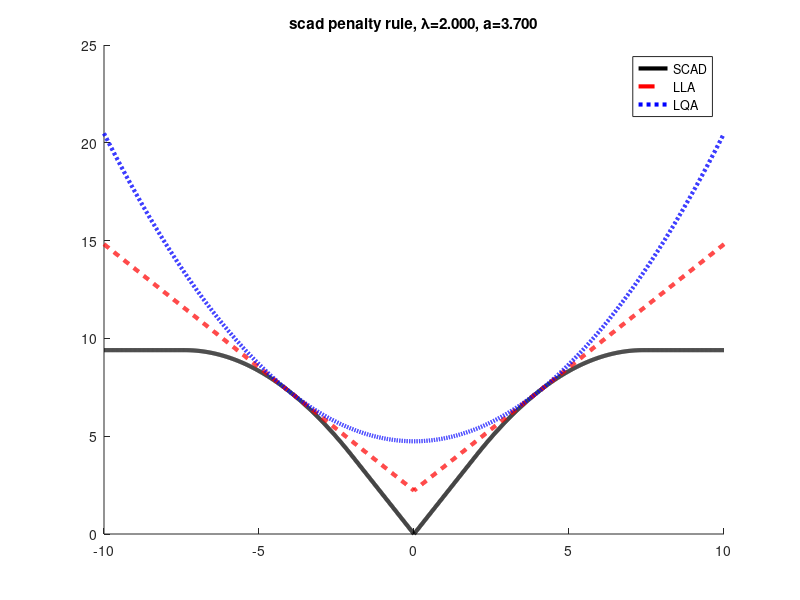

This figure's MATLAB source: (Note: this script raises an error after producing the figure.)
function scadPlot()

z = -10:0.01:10;
a = 3.7; lambda = 2;

if 0
% Reproduce fig 1c of Fan & Li 2001
p = penalty(z, a, lambda);
figure;
plot(z, p, 'k-', 'linewidth', 3);
title(sprintf('scad penalty rule, %s=%5.3f, a=%5.3f', '\lambda', lambda, a))
printPmtkFigure('scadPenalty')
end

% LLA and LQA approximation - fig 1 of Zou & Li 2008
p = penalty(z, a, lambda);
figure; hold on
plot(z, p, 'k-', 'linewidth', 3);
pl = LLA(z, a, lambda, 4);
plot(z, pl, 'r--', 'linewidth', 3);
pq = LQA(z, a, lambda, 4);
plot(z, pq, 'b:', 'linewidth', 3);
title(sprintf('scad penalty rule, %s=%5.3f, a=%5.3f', '\lambda', lambda, a))
legend('SCAD', 'LLA', 'LQA')
printPmtkFigure('scadLLA')

if 0
% Reproduce fig 2c of Fan & Li 2001
z=-10:0.01:10;
theta = estimator(z, a, lambda);
figure;
plot(z, theta, 'k-', 'linewidth', 3);
hold on
plot(z, z, ':', 'linewidth', 2);
title(sprintf('scad thresholding rule, %s=%5.3f, a=%5.3f','\lambda', lambda, a))
printPmtkFigure('scadThreshold')
end

end

function th = estimator(z, a, lambda)
% equation 2.8 of their paper
th = zeros(size(z));
ndx = abs(z) <= 2*lambda;
zz = z(ndx);
th(ndx) = sign(zz).*soft(abs(zz) - lambda);

ndx = (abs(z) > 2*lambda) & (abs(z) <= a*lambda);
zz = z(ndx);
th(ndx) = ((a-1)*zz - sign(zz).*a*lambda)/(a-2);

ndx = abs(z)>a*lambda;
zz = z(ndx);
th(ndx) = zz;
end

function u = soft(x)
u = max(0,x);
end

function th=penalty(z, a, lambda)
% p612 of Clarke's book
th = zeros(size(z));
ndx = abs(z) <= lambda;
zz = z(ndx);
th(ndx) = lambda*abs(zz);

ndx = (abs(z) > lambda) & (abs(z) <= a*lambda);
zz = z(ndx);
th(ndx) = -(abs(zz).^2 - 2*a*lambda*abs(zz)+lambda^2)/(2*(a-1));

ndx = abs(z)>a*lambda;
th(ndx) = (a+1)*lambda^2/2;
end

function out = derivPenalty(z, a, lambda)
out = zeros(size(z));
ndx = z<=lambda;
out(ndx) = lambda;
ndx = z>lambda;
out(ndx) = lambda*soft(a*lambda-z)/((a-1)*lambda);
end


function out = LLA(z, a, lambda, bstar)
out = penalty(bstar, a, lambda) + ...
  derivPenalty(bstar, a, lambda)*(abs(z)-abs(bstar));
end

function out = LQA(z, a, lambda, bstar)
out = penalty(bstar, a, lambda) + ...
  0.5*derivPenalty(bstar, a, lambda)/abs(bstar)*(z.^2-bstar^2);
end
